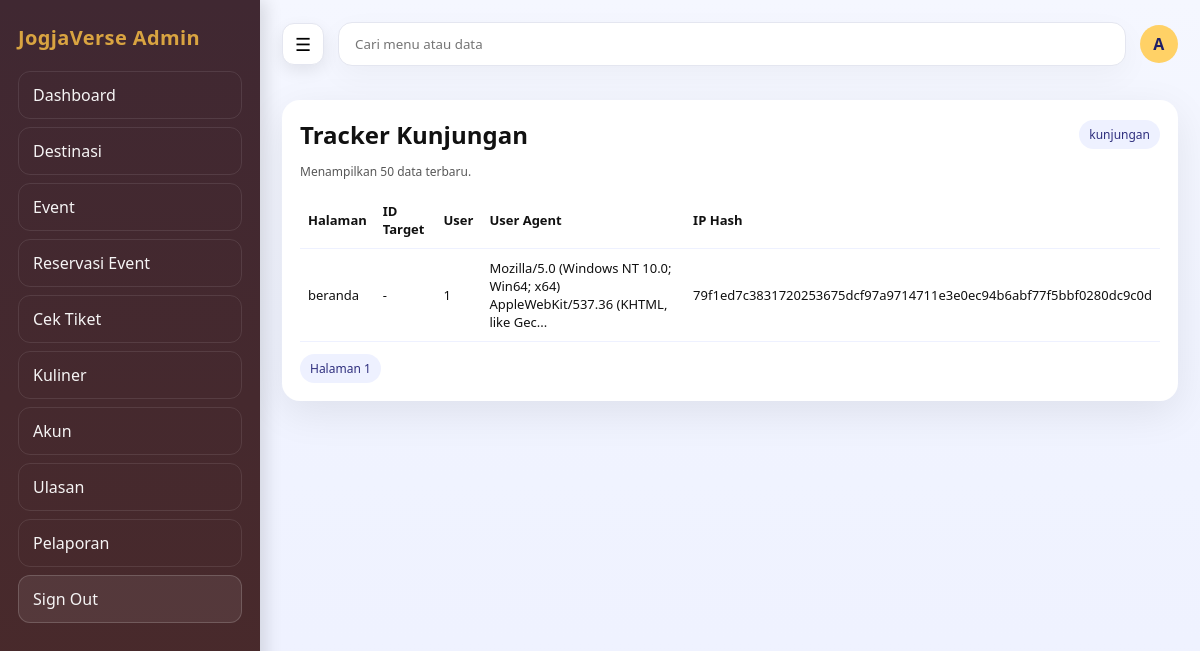
/public/track_view.php (signed in), run on an earlier commit of the app's database.
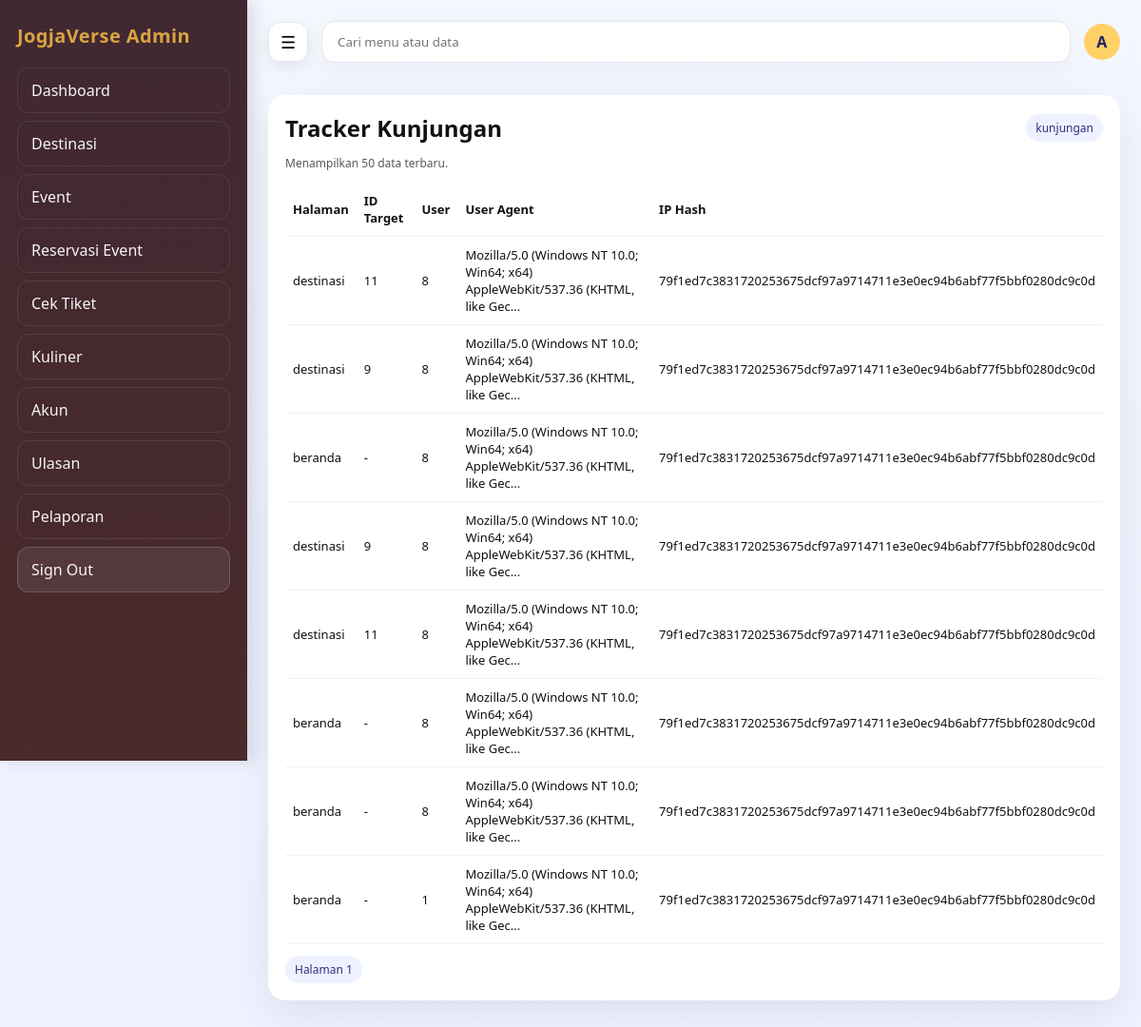
And on a later commit of the database.
### tables this page shows
CREATE TABLE `kunjungan` (
  `id_kunjungan` bigint UNSIGNED NOT NULL,
  `id_pengguna` bigint UNSIGNED DEFAULT NULL,
  `jenis_halaman` enum('destinasi','event','atraksi','kuliner','beranda') NOT NULL,
  `id_target` bigint UNSIGNED DEFAULT NULL,
  `user_agent` varchar(255) DEFAULT NULL,
  `ip_hash` char(64) DEFAULT NULL,
  `dibuat_pada` datetime NOT NULL DEFAULT CURRENT_TIMESTAMP
);

### admin/_crud_helper.php (called while the page is built, shortened)
<?php
if (!function_exists('h')) {
  function h($val) {
    return htmlspecialchars((string)$val, ENT_QUOTES, 'UTF-8');
  }
}
function describe_table(mysqli $koneksi, string $table): array {
  $cols = [];
  $pk = null;
  $res = $koneksi->query("SHOW FULL COLUMNS FROM `$table`");
  if ($res) {
    while ($row = $res->fetch_assoc()) {
      $cols[] = $row;
      if (($row['Key'] ?? '') === 'PRI') {
        $pk = $row['Field'];
      }
    }
  }
  return [$cols, $pk];
}
function pick_col(array $colNames, array $candidates): ?string {
  foreach ($candidates as $c) {
    foreach ($colNames as $n) {
      if (strtolower($n) === strtolower($c)) return $n;
    }
  }
  return null;
}
function guess_time_col(array $colNames): ?string {
  foreach ($colNames as $n) {
    $ln = strtolower($n);
  }
  return null;
}

### public/track_view.php (the view, shortened to what this page needs)
<?php
require_once __DIR__ . "/../config/koneksi.php";
require_once __DIR__ . "/../admin/_crud_helper.php";
$limit = 50;
$page = filter_input(INPUT_GET, 'page', FILTER_VALIDATE_INT);
$page = $page && $page > 0 ? $page : 1;
$offset = ($page - 1) * $limit;
$rows = [];
[$cols, $pk] = describe_table($koneksi, 'kunjungan');
$colNames = array_map(fn($c) => $c['Field'], $cols);
$timeCol = guess_time_col($colNames);
$orderCol = $timeCol ?: ($pk ?: null);
$colHalaman = pick_col($colNames, ['halaman', 'jenis_halaman', 'jenis', 'tipe']);
$colTargetId = pick_col($colNames, ['target_id', 'id_target']);
$colUser = pick_col($colNames, ['user_id', 'id_pengguna']);
$colUA = pick_col($colNames, ['user_agent']);
$colIP = pick_col($colNames, ['ip_hash']);
$columns = [];
if ($colHalaman) $columns[] = ['label' => 'Halaman', 'key' => $colHalaman];
if ($colTargetId) $columns[] = ['label' => 'ID Target', 'key' => $colTargetId];
if ($colUser) $columns[] = ['label' => 'User', 'key' => $colUser];
if ($colUA) $columns[] = ['label' => 'User Agent', 'key' => $colUA];
if ($colIP) $columns[] = ['label' => 'IP Hash', 'key' => $colIP];
if (count($cols) === 0) {
  $error = 'Tabel kunjungan belum tersedia.';
} else {
  $sql = "SELECT * FROM `kunjungan`";
  if ($orderCol) {
    $sql .= " ORDER BY `" . $orderCol . "` DESC";
  }
  $sql .= " LIMIT ? OFFSET ?";
  $stmt = $koneksi->prepare($sql);
  if ($stmt) {
    $stmt->bind_param('ii', $limit, $offset);
    $stmt->execute();
    $rows = $stmt->get_result()->fetch_all(MYSQLI_ASSOC);
  } else {
    $error = 'Gagal mengambil data tracker.';
  }
}
function jv_short($value, $max = 80) {
  $value = (string)$value;
  if (strlen($value) <= $max) return $value;
  return substr($value, 0, $max - 3) . '...';
}
?>
<?php require_once __DIR__ . "/../admin/partials/header.php"; ?>
<div class="card">
  <div class="toprow">
    <h2 style="margin:0">Tracker Kunjungan</h2>
    <span class="pill">kunjungan</span>
  </div>
  <div class="small">Menampilkan <?= h($limit) ?> data terbaru.</div>
  <table class="table-minimal" style="margin-top:12px;">
    <thead>
      <tr>
        <?php if (count($columns) > 0): ?>
          <?php foreach ($columns as $col): ?>
            <th><?= h($col['label']) ?></th>
          <?php endforeach; ?>
        <?php else: ?>
          <th>Data</th>
        <?php endif; ?>
      </tr>
    </thead>
    <tbody>
      <?php if (count($rows) > 0 && count($columns) > 0): ?>
        <?php foreach ($rows as $row): ?>
          <tr>
            <?php foreach ($columns as $col): ?>
              <?php $val = $row[$col['key']] ?? '-'; ?>
              <td><?= h(jv_short($val)) ?></td>
            <?php endforeach; ?>
          </tr>
        <?php endforeach; ?>
      <?php else: ?>
        <tr>
          <td><small>Belum ada data kunjungan.</small></td>
        </tr>
      <?php endif; ?>
    </tbody>
  </table>
  <div class="wrap" style="margin-top:12px;">
    <span class="pill">Halaman <?= h($page) ?></span>
  </div>
</div>
<?php require_once __DIR__ . "/../admin/partials/footer.php"; ?>

What changed in the data, as far as the page shows it:
added kunjungan: jenis_halaman "destinasi", id_target "11", id_pengguna "8", user_agent "Mozilla/5.0 (Windows NT 10.0; Win64; x64) AppleWebKit/537.36 (KHTML, like Gec...", ip_hash "79f1ed7c3831720253675dcf97a9714711e3e0ec94b6abf77f5bbf0280dc9c0d"
added kunjungan: jenis_halaman "destinasi", id_target "9", id_pengguna "8", user_agent "Mozilla/5.0 (Windows NT 10.0; Win64; x64) AppleWebKit/537.36 (KHTML, like Gec...", ip_hash "79f1ed7c3831720253675dcf97a9714711e3e0ec94b6abf77f5bbf0280dc9c0d"
added kunjungan: jenis_halaman "beranda", id_target "-", id_pengguna "8", user_agent "Mozilla/5.0 (Windows NT 10.0; Win64; x64) AppleWebKit/537.36 (KHTML, like Gec...", ip_hash "79f1ed7c3831720253675dcf97a9714711e3e0ec94b6abf77f5bbf0280dc9c0d"
added kunjungan: jenis_halaman "destinasi", id_target "9", id_pengguna "8", user_agent "Mozilla/5.0 (Windows NT 10.0; Win64; x64) AppleWebKit/537.36 (KHTML, like Gec...", ip_hash "79f1ed7c3831720253675dcf97a9714711e3e0ec94b6abf77f5bbf0280dc9c0d"
added kunjungan: jenis_halaman "destinasi", id_target "11", id_pengguna "8", user_agent "Mozilla/5.0 (Windows NT 10.0; Win64; x64) AppleWebKit/537.36 (KHTML, like Gec...", ip_hash "79f1ed7c3831720253675dcf97a9714711e3e0ec94b6abf77f5bbf0280dc9c0d"
added kunjungan: jenis_halaman "beranda", id_target "-", id_pengguna "8", user_agent "Mozilla/5.0 (Windows NT 10.0; Win64; x64) AppleWebKit/537.36 (KHTML, like Gec...", ip_hash "79f1ed7c3831720253675dcf97a9714711e3e0ec94b6abf77f5bbf0280dc9c0d"
added kunjungan: jenis_halaman "beranda", id_target "-", id_pengguna "8", user_agent "Mozilla/5.0 (Windows NT 10.0; Win64; x64) AppleWebKit/537.36 (KHTML, like Gec...", ip_hash "79f1ed7c3831720253675dcf97a9714711e3e0ec94b6abf77f5bbf0280dc9c0d"
